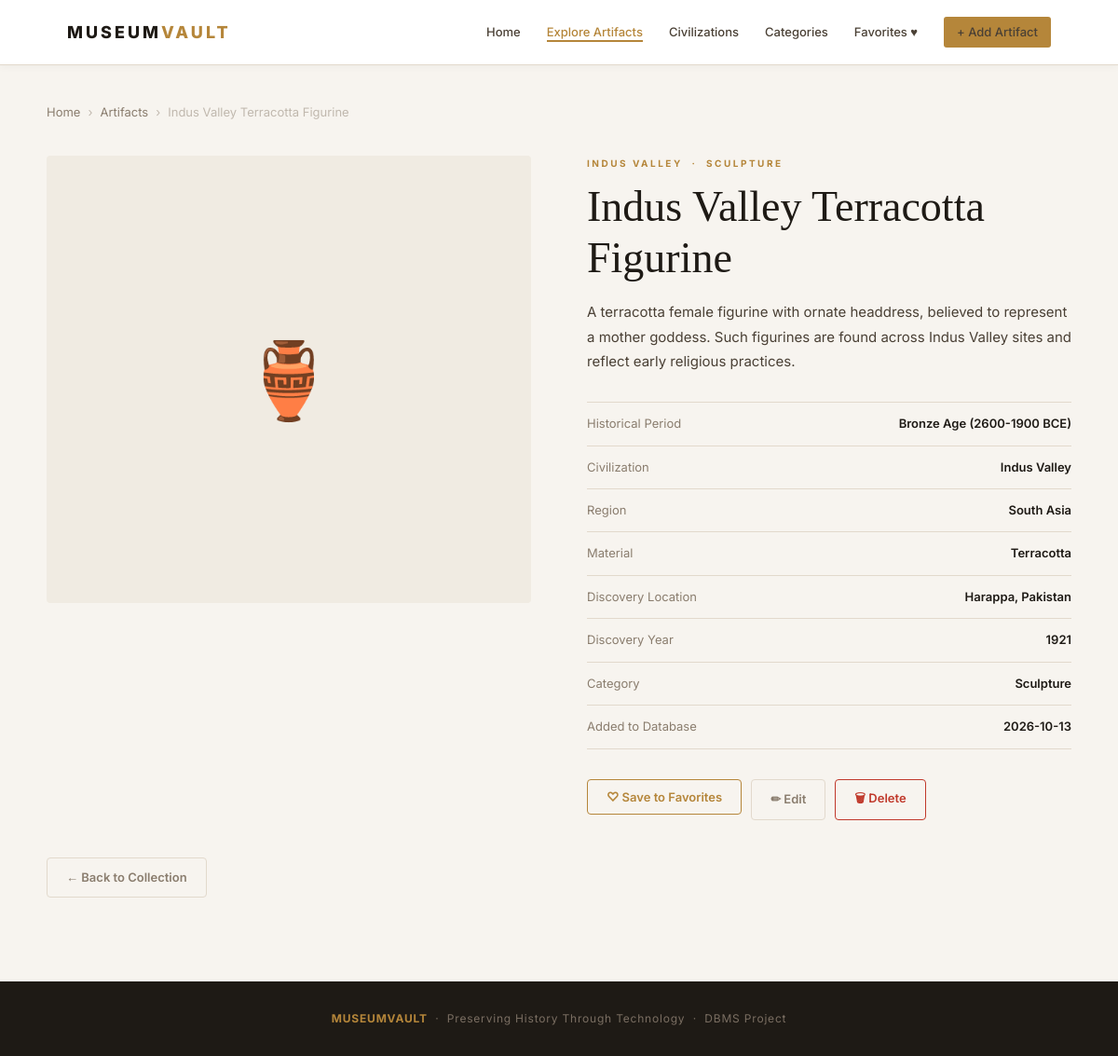
Screenshot of /artifact/2 with the database file from the repository.
### tables this page shows
CREATE TABLE artifacts (
                id INTEGER PRIMARY KEY AUTOINCREMENT,
                name TEXT NOT NULL,
                description TEXT NOT NULL,
                period TEXT,
                discovery_location TEXT,
                discovery_year INTEGER,
                material TEXT,
                image_url TEXT,
                civilization_id INTEGER,
                category_id INTEGER,
                created_at TEXT DEFAULT (datetime('now')),
                FOREIGN KEY (civilization_id) REFERENCES civilizations(id),
                FOREIGN KEY (category_id) REFERENCES categories(id)
            );

CREATE TABLE civilizations (
                id INTEGER PRIMARY KEY AUTOINCREMENT,
                name TEXT NOT NULL UNIQUE,
                region TEXT,
                period TEXT,
                description TEXT
            );

CREATE TABLE categories (
                id INTEGER PRIMARY KEY AUTOINCREMENT,
                name TEXT NOT NULL UNIQUE,
                description TEXT
            );

### app.py (the view)
@app.route("/artifact/<int:artifact_id>")
def artifact_detail(artifact_id):
    db = get_db()
    try:
        sql, _ = _artifact_query("a.id = ?", [artifact_id])
        artifact = db.execute(sql, [artifact_id]).fetchone()
    finally:
        db.close()
    if artifact is None:
        abort(404)
    return render_template("artifact_detail.html", artifact=artifact)

### app.py (called while the page is built)
def _artifact_query(extra_where="", params=None, order="a.name"):
    sql = """
        SELECT
            a.id, a.name, a.description, a.period, a.discovery_location,
            a.discovery_year, a.material, a.image_url, a.created_at,
            a.civilization_id, a.category_id,
            c.name   AS civilization,
            c.region AS region,
            c.period AS civ_period,
            cat.name AS category,
            CASE WHEN f.id IS NOT NULL THEN 1 ELSE 0 END AS is_favorite
        FROM artifacts a
        JOIN  civilizations c   ON a.civilization_id = c.id
        JOIN  categories    cat ON a.category_id     = cat.id
        LEFT JOIN favorites f   ON f.artifact_id     = a.id
    """
    if extra_where:
        sql += " WHERE " + extra_where
    sql += " ORDER BY " + order
    return sql, (params or [])

### database.py (called while the page is built)
def get_db():
    conn = sqlite3.connect(DATABASE)
    conn.row_factory = sqlite3.Row
    conn.execute("PRAGMA foreign_keys = ON")
    return conn

### templates/artifact_detail.html (shortened to what this page needs)
{% extends "base.html" %}
{% block content %}
<main class="detail-container">
    <nav class="breadcrumb">
        <a href="{{ url_for('home') }}">Home</a>
        <span>›</span>
        <a href="{{ url_for('artifacts') }}">Artifacts</a>
        <span>›</span>
        <span>{{ artifact.name }}</span>
    </nav>
    <div class="detail-grid">
        <div>
        </div>
        <div class="detail-content">
            <p class="eyebrow">{{ artifact.civilization }} &nbsp;·&nbsp; {{ artifact.category }}</p>
            <h1>{{ artifact.name }}</h1>
            <p class="detail-desc">{{ artifact.description }}</p>
            <div class="detail-meta">
                {% if artifact.period %}
                <div class="meta-row">
                    <span class="label">Historical Period</span>
                    <span class="value">{{ artifact.period }}</span>
                </div>
                {% endif %}
                <div class="meta-row">
                    <span class="label">Civilization</span>
                    <span class="value">{{ artifact.civilization }}</span>
                </div>
                <div class="meta-row">
                    <span class="label">Region</span>
                    <span class="value">{{ artifact.region or 'Unknown' }}</span>
                </div>
                {% if artifact.material %}
                <div class="meta-row">
                    <span class="label">Material</span>
                    <span class="value">{{ artifact.material }}</span>
                </div>
                {% endif %}
                {% if artifact.discovery_location %}
                <div class="meta-row">
                    <span class="label">Discovery Location</span>
                    <span class="value">{{ artifact.discovery_location }}</span>
                </div>
                {% endif %}
                {% if artifact.discovery_year %}
                <div class="meta-row">
                    <span class="label">Discovery Year</span>
                    <span class="value">{{ artifact.discovery_year }}</span>
                </div>
                {% endif %}
                <div class="meta-row">
                    <span class="label">Category</span>
                    <span class="value">{{ artifact.category }}</span>
                </div>
                {% if artifact.created_at %}
                <div class="meta-row">
                    <span class="label">Added to Database</span>
                    <span class="value">{{ artifact.created_at[:10] }}</span>
                </div>
                {% endif %}
            </div>
            <div class="detail-actions">
                <form method="POST"
                      action="{{ url_for('toggle_favorite', artifact_id=artifact.id) }}">
                    <button type="submit" class="btn {% if artifact.is_favorite %}btn-danger{% else %}btn-secondary{% endif %}"
                            id="fav-btn">
                        {% if artifact.is_favorite %}♥ Remove from Favorites{% else %}♡ Save to Favorites{% endif %}
                    </button>
                </form>
                <a href="{{ url_for('edit_artifact', artifact_id=artifact.id) }}"
                   class="btn btn-ghost">✏ Edit</a>
                <button class="btn btn-ghost"
                        style="color:#c0392b;border-color:#c0392b;"
                        onclick="document.getElementById('delete-modal').classList.add('active')">
                    🗑 Delete
                </button>
            </div>
        </div>
    </div>
    <div style="margin-top:40px;">
        <a href="{{ url_for('artifacts') }}" class="btn btn-ghost">← Back to Collection</a>
    </div>
</main>
{% endblock %}

### static/css/style.css (style rules this page uses)
*, *::before, *::after { margin: 0; padding: 0; box-sizing: border-box; }
:root { --bg: #f7f4ef; --surface: #ffffff; --surface2: #f0ebe2; --text: #1e1a15; --text-mid: #4a4035; --muted: #8a7d6e; --accent: #b5863a; --accent-dk: #8a6228; --accent-lt: #f5e9d5; --border: #e2d9cc; --dark: #1e1a15; --shadow: 0 4px 20px rgba(0,0,0,0.08); --radius: 4px; --font-body: 'Inter', Arial, sans-serif; --font-serif:'Playfair Display', Georgia, serif; }
html { scroll-behavior: smooth; }
body { background: var(--bg); color: var(--text); font-family: var(--font-body); font-size: 15px; line-height: 1.65; min-height: 100vh; display: flex; flex-direction: column; }
a { color: inherit; text-decoration: none; }
.eyebrow { font-family: var(--font-body); font-size: 10px; font-weight: 700; letter-spacing: 2.5px; text-transform: uppercase; color: var(--accent); margin-bottom: 10px; }
.btn { display: inline-flex; align-items: center; gap: 6px; padding: 10px 20px; font-family: var(--font-body); font-size: 13px; font-weight: 600; cursor: pointer; border: none; border-radius: var(--radius); transition: background 0.2s, transform 0.15s; }
.btn-secondary { background: transparent; color: var(--accent); border: 1.5px solid var(--accent); }
.btn-ghost { background: transparent; color: var(--muted); border: 1.5px solid var(--border); }
.detail-container { max-width: 1160px; margin: 0 auto; padding: 40px 30px 90px; flex: 1; }
.breadcrumb { display: flex; align-items: center; gap: 8px; font-size: 13px; color: var(--muted); margin-bottom: 36px; }
.breadcrumb span { opacity: 0.5; }
.detail-grid { display: grid; grid-template-columns: 1fr 1fr; gap: 60px; align-items: start; }
.detail-content h1 { font-family: var(--font-serif); font-size: clamp(30px, 4vw, 46px); font-weight: 400; line-height: 1.2; margin-bottom: 18px; }
.detail-desc { color: var(--text-mid); font-size: 15px; line-height: 1.75; margin-bottom: 30px; }
.detail-meta { border-top: 1px solid var(--border); margin-bottom: 32px; }
.meta-row { display: flex; justify-content: space-between; align-items: center; gap: 20px; padding: 12px 0; border-bottom: 1px solid var(--border); font-size: 13px; }
.meta-row .label { color: var(--muted); }
.meta-row .value { font-weight: 600; text-align: right; }
.detail-actions { display: flex; gap: 10px; flex-wrap: wrap; }

### rows the page displays
artifacts: name "Indus Valley Terracotta Figurine", description "A terracotta female figurine with ornate headdress, believed to represent a mother goddess. Such figurines are found across Indus Valley sites and reflect early religious practices.", period "Bronze Age (2600-1900 BCE)", material "Terracotta", discovery_location "Harappa, Pakistan", discovery_year "1921", created_at "2026-10-13"
civilizations: civilization "INDUS VALLEY", civilization "Indus Valley", region "South Asia"
categories: category "SCULPTURE", category "Sculpture"
